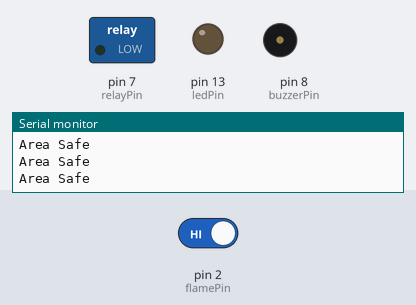
This sketch was run on a simulated Arduino Uno, built with avr-gcc and run on an emulated ATmega328P. Parts: switched loads named in the sketch (green lamp = pin HIGH), output pins drawn as LEDs (lit = HIGH), buzzer (waves = sounding, pin HIGH), the last lines printed to the serial monitor. Inputs (shaded band) come from the test bench; at power-on: pin 2 (flamePin) HIGH.

Above: at 1.2 s.
1.3 s: pin 2 (flamePin) driven LOW
At 2.5 s:
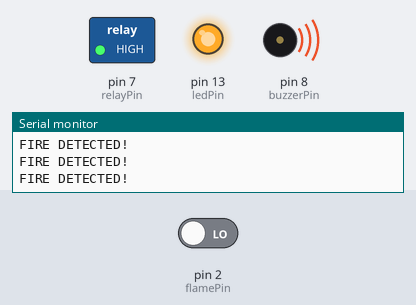
2.8 s: pin 2 (flamePin) driven HIGH
At 3.9 s:
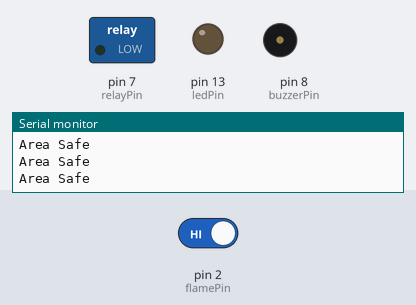
Timing chart, 0 to 5.8 s (numbered marks = the images above; inputs shaded):
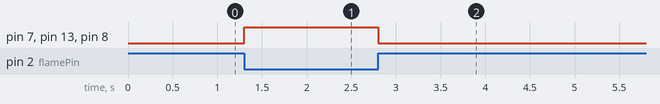

The sketch:

Fire_Alarm_system.ino
```cpp
const int flamePin = 2;
const int buzzerPin = 8;
const int relayPin = 7;
const int ledPin = 13;

void setup()
{
  pinMode(flamePin, INPUT);
  pinMode(buzzerPin, OUTPUT);
  pinMode(relayPin, OUTPUT);
  pinMode(ledPin, OUTPUT);

  Serial.begin(9600);

  Serial.println("Fire Alarm System Started");
}

void loop()
{
  int flameStatus = digitalRead(flamePin);

  if (flameStatus == LOW)
  {
    digitalWrite(buzzerPin, HIGH);
    digitalWrite(relayPin, HIGH);
    digitalWrite(ledPin, HIGH);

    Serial.println("FIRE DETECTED!");
  }
  else
  {
    digitalWrite(buzzerPin, LOW);
    digitalWrite(relayPin, LOW);
    digitalWrite(ledPin, LOW);

    Serial.println("Area Safe");
  }

  delay(100);
}
```

Measured:
- after the input at 1.3 s, pin 7 (relayPin), pin 13 (ledPin), pin 8 (buzzerPin): LOW → HIGH at once
- after the input at 2.8 s, pin 7 (relayPin), pin 13 (ledPin), pin 8 (buzzerPin): HIGH → LOW at once
